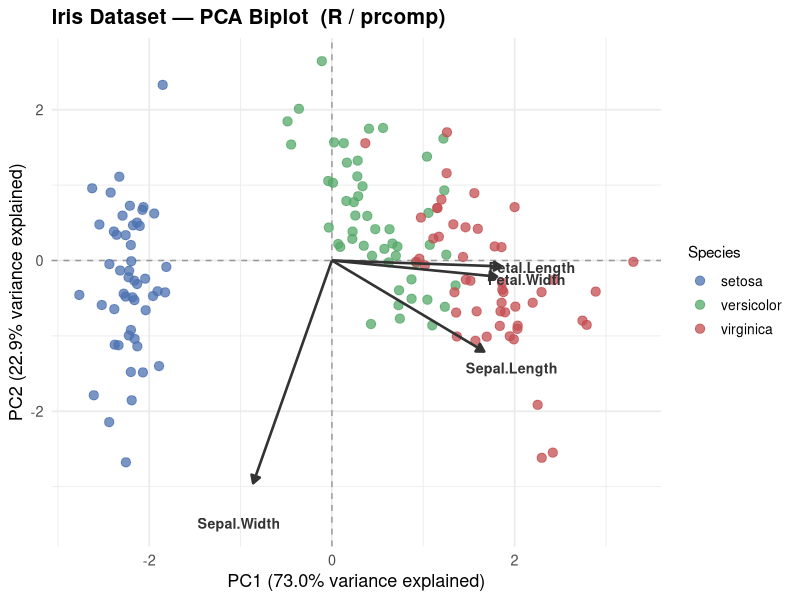
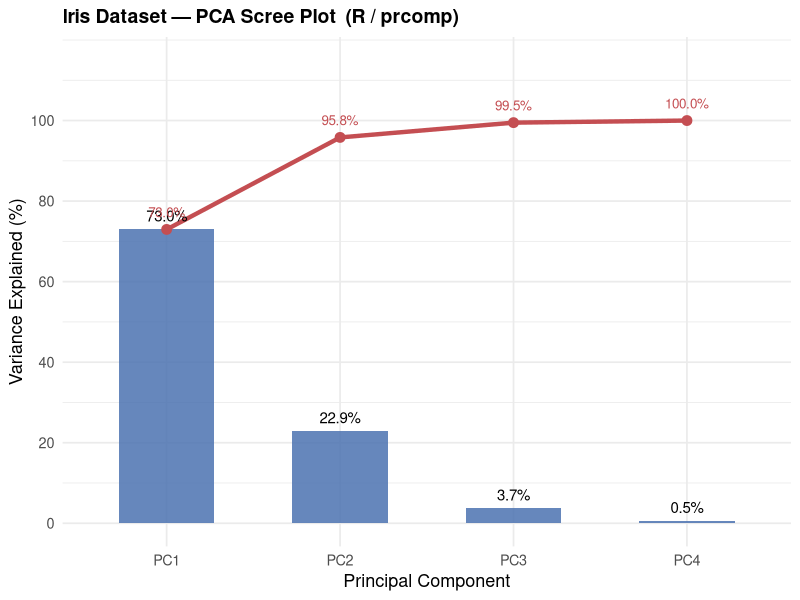

The R script that drew these images, in order:
library(ggplot2)

theme_set(theme_minimal(base_size = 13))
COLORS <- c("setosa" = "#4C72B0", "versicolor" = "#55A868", "virginica" = "#C44E52")

# PCA (scaled)
pca_result <- prcomp(iris[, 1:4], scale. = TRUE)
ev         <- summary(pca_result)$importance[2, 1:2] * 100

pca_df         <- as.data.frame(pca_result$x[, 1:2])
pca_df$Species <- iris$Species

# Loading vectors scaled to roughly match point spread
loadings           <- as.data.frame(pca_result$rotation[, 1:2])
loadings$feature   <- rownames(loadings)
scale_factor       <- 3.2
loadings$x_end     <- loadings$PC1 * scale_factor
loadings$y_end     <- loadings$PC2 * scale_factor
loadings$label_x   <- loadings$PC1 * scale_factor * 1.18
loadings$label_y   <- loadings$PC2 * scale_factor * 1.18

p_biplot <- ggplot(pca_df, aes(x = PC1, y = PC2, color = Species)) +
  geom_hline(yintercept = 0, linetype = "dashed", color = "grey60", linewidth = 0.5) +
  geom_vline(xintercept = 0, linetype = "dashed", color = "grey60", linewidth = 0.5) +
  geom_point(alpha = 0.75, size = 2.8) +
  geom_segment(data = loadings,
               aes(x = 0, y = 0, xend = x_end, yend = y_end),
               arrow = arrow(length = unit(0.22, "cm"), type = "closed"),
               color = "#333333", linewidth = 0.9, inherit.aes = FALSE) +
  geom_text(data = loadings,
            aes(x = label_x, y = label_y, label = feature),
            color = "#333333", size = 3.6, fontface = "bold", inherit.aes = FALSE) +
  scale_color_manual(values = COLORS) +
  labs(
    title = "Iris Dataset — PCA Biplot  (R / prcomp)",
    x     = sprintf("PC1 (%.1f%% variance explained)", ev[1]),
    y     = sprintf("PC2 (%.1f%% variance explained)", ev[2]),
    color = "Species"
  ) +
  theme(
    plot.title  = element_text(face = "bold", size = 15),
    legend.title = element_text(size = 11),
    legend.text  = element_text(size = 10)
  )

ggsave("pca_r.png", plot = p_biplot, width = 9, height = 7, dpi = 150)
cat("Saved pca_r.png\n")

# --- Scree plot ---
ev_full    <- summary(pca_result)$importance[2, ] * 100
cumulative <- cumsum(ev_full)
scree_df   <- data.frame(
  PC         = paste0("PC", seq_along(ev_full)),
  individual = as.numeric(ev_full),
  cumulative = as.numeric(cumulative)
)

p_scree <- ggplot(scree_df, aes(x = PC)) +
  geom_col(aes(y = individual), fill = "#4C72B0", alpha = 0.85, width = 0.55) +
  geom_line(aes(y = cumulative, group = 1), color = "#C44E52", linewidth = 1.5) +
  geom_point(aes(y = cumulative), color = "#C44E52", size = 3) +
  geom_text(aes(y = individual + 2, label = sprintf("%.1f%%", individual)),
            size = 3.8, vjust = 0) +
  geom_text(aes(y = cumulative + 3, label = sprintf("%.1f%%", cumulative)),
            size = 3.4, color = "#C44E52", vjust = 0) +
  scale_y_continuous(limits = c(0, 115), breaks = seq(0, 100, 20)) +
  labs(
    title = "Iris Dataset — PCA Scree Plot  (R / prcomp)",
    x     = "Principal Component",
    y     = "Variance Explained (%)"
  ) +
  theme(plot.title = element_text(face = "bold", size = 14))

ggsave("pca_scree_r.png", plot = p_scree, width = 7, height = 5, dpi = 150)
cat("Saved pca_scree_r.png\n")

cat("\nPCA (R) done.\n")
